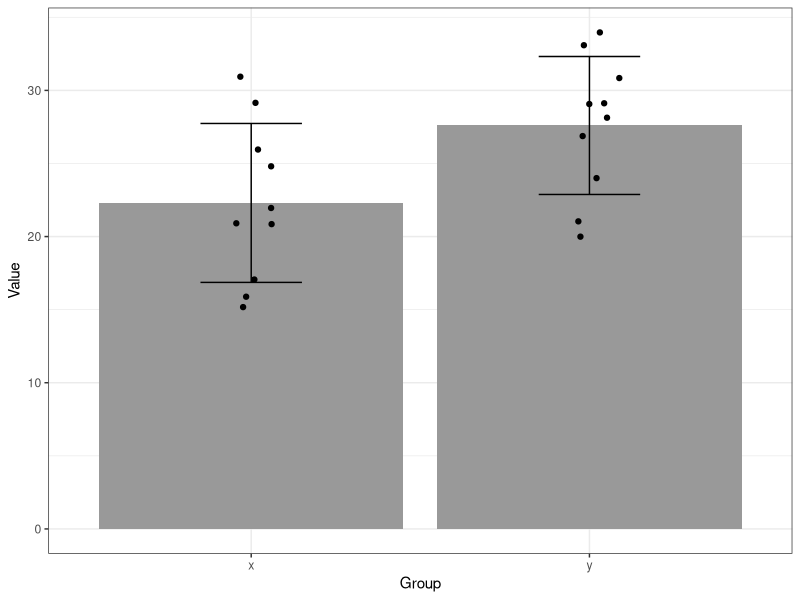
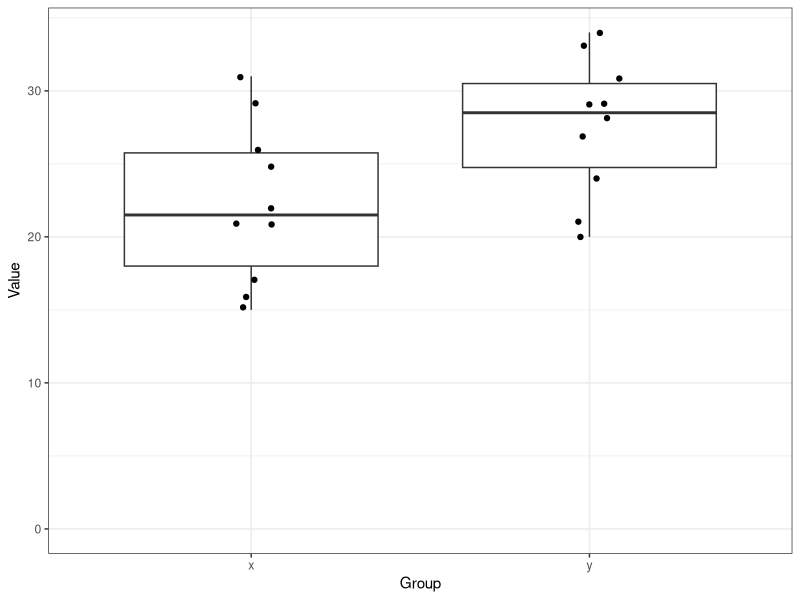
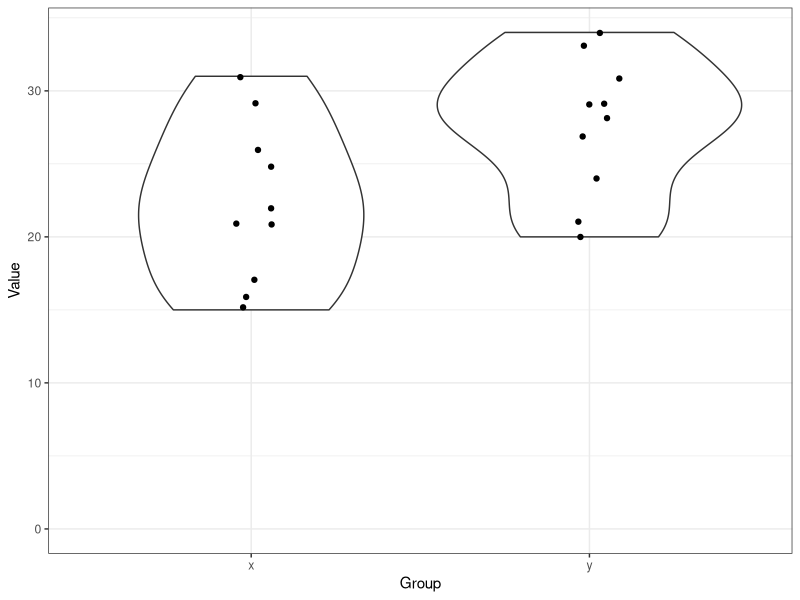

Write R code to recreate these figures, in order.
library(readxl)
library(dplyr)
library(ggplot2)
library(ggforce)

dat <- read_xlsx("data/data_mean.xlsx")


## データの集計
res <- dat |>
    group_by(group) |>                 ## 変数groupで群分け
    summarise(n = n(),                 ## サンプルサイズ
              Mean = mean(value),      ## 平均値
              SD = sd(value),          ## 標準偏差
              Median = median(value))  ## 中央値
print(res)



## 棒グラフとエラーバー（標準偏差）を表示
## 生データも同時にプロット
set.seed(1)
p1 <- ggplot(res, aes(x = group, y = Mean)) +
    geom_col(fill = "gray60") +                ## 棒グラフ
    geom_errorbar(aes(ymin = Mean - SD,
                      ymax = Mean + SD),
                  width = 0.3) +               ## エラーバー (+- SD)
    geom_sina(data = dat, aes(y = value),
              maxwidth = 0.2) +                ## 生データ
    labs(x = "Group", y = "Value") +           ## 軸タイトルの設定
    theme_bw()                                 ## 外見の設定（白黒）
print(p1)


## 箱ヒゲ図を表示
## 生データも同時にプロット
set.seed(1)
p2 <- ggplot(dat, aes(x = group, y = value)) +
    geom_boxplot() +                           ## 箱ヒゲ図
    geom_sina(data = dat, aes(y = value),
              maxwidth = 0.2) +                ## 生データ
    coord_cartesian(ylim = c(0, NA)) +         ## 軸目盛の設定（0から開始）
    labs(x = "Group", y = "Value") +           ## 軸タイトルの設定
    theme_bw()                                 ## 外見の設定（白黒）
print(p2)


## バイオリンプロットを表示
## 生データも同時にプロット
set.seed(1)
p3 <- ggplot(dat, aes(x = group, y = value)) +
    geom_violin() +                            ## バイオリンプロット
    geom_sina(data = dat, aes(y = value),
              maxwidth = 0.2) +                ## 生データ
    coord_cartesian(ylim = c(0, NA)) +         ## 軸目盛の設定（0から開始）
    labs(x = "Group", y = "Value") +           ## 軸タイトルの設定
    theme_bw()                                 ## 外見の設定（白黒）
print(p3)

